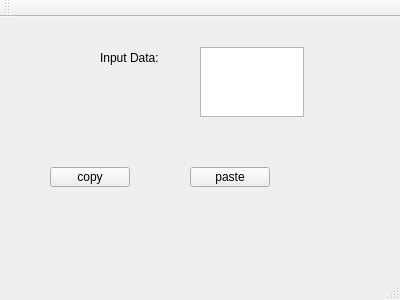
<?xml version="1.0" encoding="UTF-8"?>
<ui version="4.0">
 <class>MainWindow</class>
 <widget class="QMainWindow" name="MainWindow">
  <property name="geometry">
   <rect>
    <x>0</x>
    <y>0</y>
    <width>400</width>
    <height>300</height>
   </rect>
  </property>
  <property name="windowTitle">
   <string>MainWindow</string>
  </property>
  <widget class="QWidget" name="centralWidget">
   <widget class="QPushButton" name="copyBtn">
    <property name="geometry">
     <rect>
      <x>50</x>
      <y>150</y>
      <width>80</width>
      <height>20</height>
     </rect>
    </property>
    <property name="text">
     <string>copy</string>
    </property>
   </widget>
   <widget class="QPushButton" name="pasteBtn">
    <property name="geometry">
     <rect>
      <x>190</x>
      <y>150</y>
      <width>80</width>
      <height>20</height>
     </rect>
    </property>
    <property name="text">
     <string>paste</string>
    </property>
   </widget>
   <widget class="QTextEdit" name="textEdit">
    <property name="geometry">
     <rect>
      <x>200</x>
      <y>30</y>
      <width>104</width>
      <height>70</height>
     </rect>
    </property>
   </widget>
   <widget class="QLabel" name="label">
    <property name="geometry">
     <rect>
      <x>100</x>
      <y>30</y>
      <width>81</width>
      <height>21</height>
     </rect>
    </property>
    <property name="text">
     <string>&lt;html&gt;&lt;head/&gt;&lt;body&gt;&lt;p&gt;Input Data: &lt;/p&gt;&lt;/body&gt;&lt;/html&gt;</string>
    </property>
    <property name="buddy">
     <cstring>textEdit</cstring>
    </property>
   </widget>
  </widget>
  <widget class="QMenuBar" name="menuBar">
   <property name="geometry">
    <rect>
     <x>0</x>
     <y>0</y>
     <width>400</width>
     <height>22</height>
    </rect>
   </property>
  </widget>
  <widget class="QToolBar" name="mainToolBar">
   <attribute name="toolBarArea">
    <enum>TopToolBarArea</enum>
   </attribute>
   <attribute name="toolBarBreak">
    <bool>false</bool>
   </attribute>
  </widget>
  <widget class="QStatusBar" name="statusBar"/>
 </widget>
 <layoutdefault spacing="6" margin="11"/>
 <resources/>
 <connections/>
</ui>
